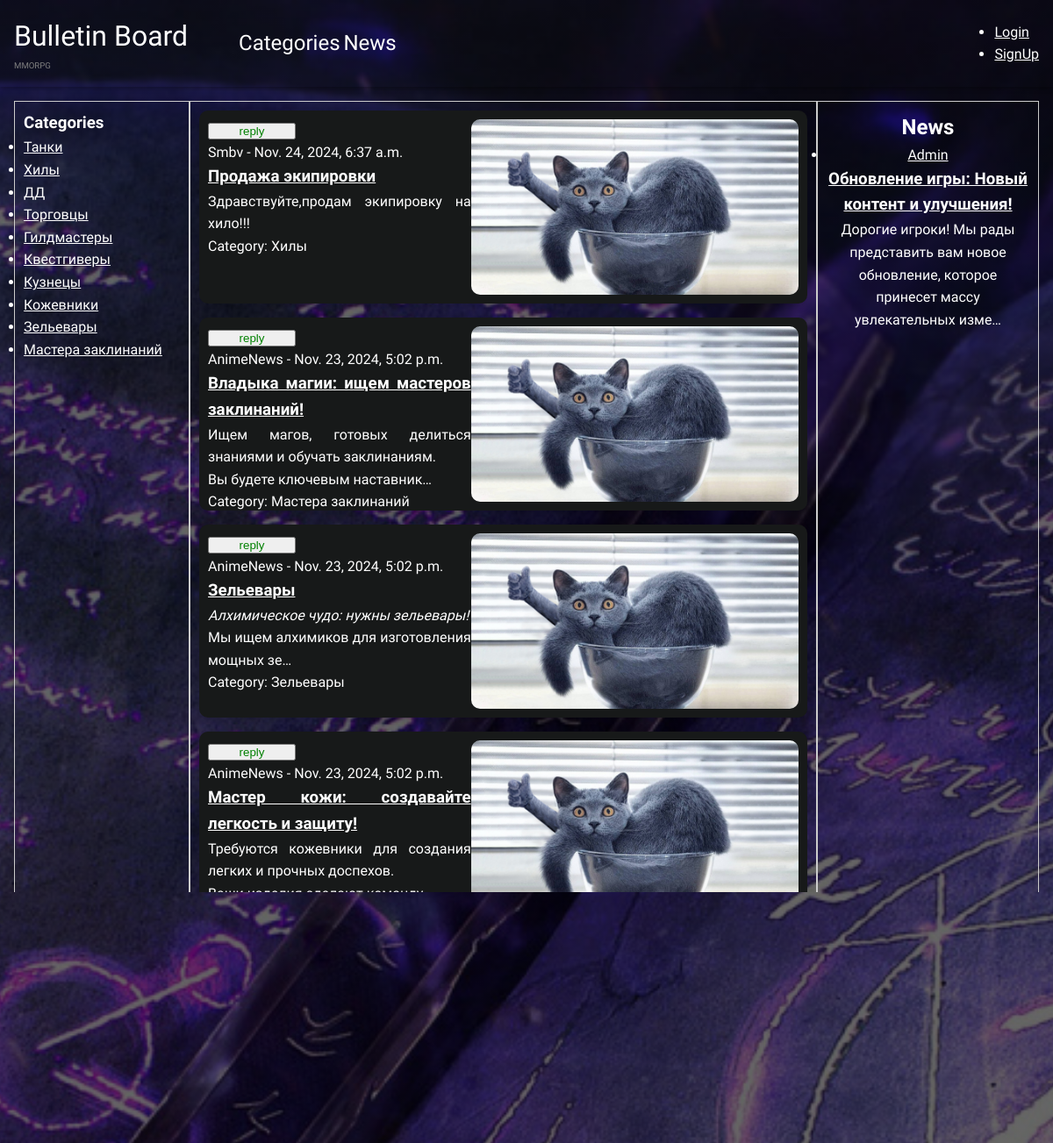
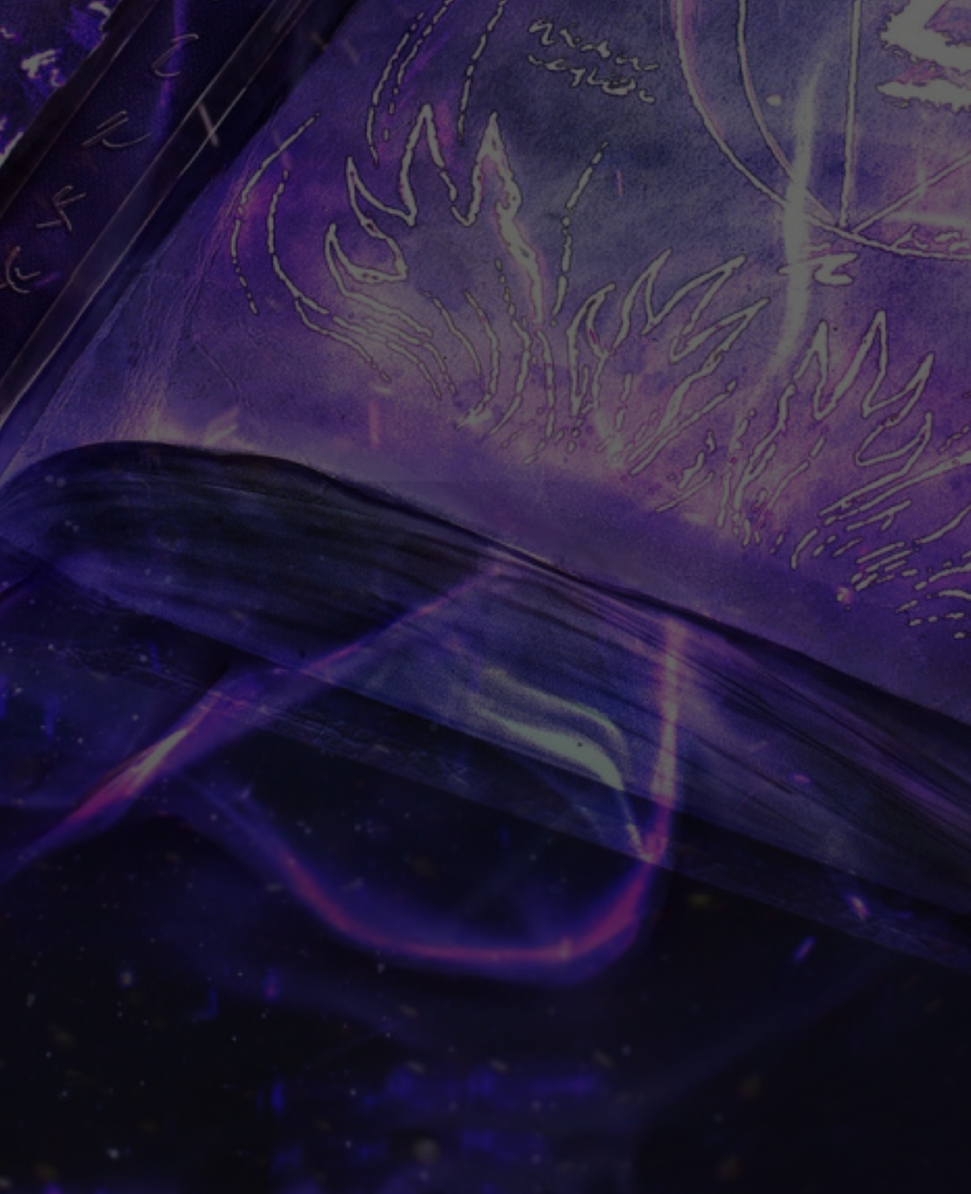
The page / on the database its author committed (2 pictures, top to bottom).
### board/models.py (models this page shows, shortened)
class Category(models.Model):
    class Meta:
        verbose_name = 'Category'
        verbose_name_plural = 'Categories'
    name = models.CharField(max_length=150)
    slug = models.SlugField(
        max_length=255, unique=True, db_index=True, verbose_name="URL",
        blank=True)
    descriptions = models.TextField(blank=True)
    image = models.ImageField(
        upload_to='categories/images/', null=True, blank=True)
    def __str__(self):
        return f'{self.name}'

class Board(models.Model):
    author = models.ForeignKey(User, on_delete=models.CASCADE)
    title = models.CharField(max_length=150, blank=False)
    text = RichTextUploadingField()
    category = models.ForeignKey('Category',
                                 on_delete=models.CASCADE, blank=False)
    created_date = models.DateTimeField(auto_now_add=True, null=True,
                                        blank=True)
    slug = models.SlugField(
        max_length=255, unique=True, db_index=True, verbose_name="URL",
        blank=True)
    image = models.ImageField(
        upload_to='boards/images/', null=True, blank=True, default='boards/images/default_image.jpg')  # upload to images in board
    video = models.FileField(
        upload_to='boards/videos', null=True, blank=True)   # upload to video in board

class Post(models.Model):
    author = models.ForeignKey(User, on_delete=models.CASCADE)
    title = models.CharField(max_length=150, blank=False)
    text = models.TextField()
    created_date = models.DateTimeField(auto_now_add=True)
    image = models.ImageField(
        upload_to='posts/images/', null=True, blank=True)
    video = models.FileField(
        upload_to='posts/videos', null=True, blank=True)
    slug = models.SlugField(
        max_length=255, unique=True, db_index=True, verbose_name="URL",
        blank=True)

### board/views.py (the view, shortened to what this page needs)
# urls.py: path('', BoardListView.as_view(), name='BoardList'),
class BoardListView(View):
    def get_context_data(self, request):
        boards = Board.objects.all().order_by('-created_date')
        categories = Category.objects.all()
        posts = Post.objects.all()
        user_responses = ResponseBoard.objects.filter(user=request.user).values_list('board_id', flat=True) if request.user.is_authenticated else []
        for board in boards:
            board.has_response = board.id in user_responses
        return {
            'boards': boards,
            'categories': categories,
            'posts': posts
        }
    def get(self, request):
        context = self.get_context_data(request)
        return render(request, 'board/index.html', context)

### templates/board/index.html (shortened to what this page needs)
{% extends 'default.html' %}
{% load i18n %}
{% block side-left %}
    <section>
        <h1>{% trans 'Categories' %}</h1>
    </section>
    <section>
        <ul class="categories">
        {% for category in categories %}
            <li class="category">
                <a href="#">{{category.name}}</a>
            </li>
        {% endfor %}
        </ul>
    </section>
{% endblock side-left %}
{% block content %}
    {% for board in boards %}
        <article class="card_board">
            <section class="card-left">
            <button>{% trans 'reply' %}</button><br>
            <span class="card_author">
                {{ board.author }} - {{ board.created_date }}
            </span>
            <h1 class="card_title">
                <a href="{% url 'BoardDetail' board.pk board.slug %}">{{board.title}}</a>
            </h1>
            <p class="title_description">
                {{board.text|truncatechars:100|safe}}
            </p>
            <span>{% trans 'Category' %}: {{ board.category }}</span>
            </section>
        {% if board.image %}
            <section class="card-right">
            <img src="{{ board.image.url }}" alt="Board Image">
            </section>
        {% endif %}
        </article >
    {% endfor %}
{% endblock content %}
{% block side-right %}
    <section>
        <h1>{% trans 'News' %}</h1>
    </section>
    <section class="posts">
        <ul>
        {% for post in posts %}
            <li>
                <a href="#">{{ post.author }}</a>
                <h3><a href="#">{{ post.title }}</a></h3>
                <p>{{ post.text|truncatechars:100 }}</p>
            </li>
        {% endfor %}
        </ul>
    </section>
{% endblock side-right %}

### static/css/styles.css (style rules this page uses)
* { margin: 0; padding: 0; box-sizing: border-box; color: #fff; }
body { height: 100%; font-family: "Philosopher", sans-serif; font-weight: 400; font-style: normal; line-height: 1.6; background: linear-gradient(rgba(0, 0, 0, 0.6), rgba(0, 0, 0, 0.6)), url('/media/images/background/book-dark-magic-kniga-magiia-tiomnaia-magiia-runy.jpg') center / cover no-repeat; background-color: #000; background-size: cover; background-attachment: fixed; }
.card_board { display: flex; justify-content: space-between; background-color: #171919; border-radius: 10px; box-shadow: 0 4px 8px rgba(0, 0, 0, 0.1); width: 100%; box-sizing: border-box; height: auto; max-height: 220px; padding: 10px 10px; text-align: justify; }
.card-left { flex: 3; }
.card-left button { color:green; width: 100%; max-width: 100px; }
.card-right { flex: none; }
.title_description { color:yellow }
.card_board img, .card_board video { max-width: 100%; max-height: 200px; border-radius: 10px; }

### rows shown on the page
Category: name "Танки"
Category: name "Хилы"
Category: name "ДД"
Category: name "Торговцы"
Category: name "Гилдмастеры"
Category: name "Квестгиверы"
Category: name "Кузнецы"
Category: name "Кожевники"
Category: name "Зельевары"
Category: name "Мастера заклинаний"
Board: author "Smbv", created_date "Nov. 24, 2024, 6:37 a.m.", title "Продажа экипировки", text "Здравствуйте,продам экипировку на хило!!!", category "Хилы", image (placeholder picture)
Board: author "AnimeNews", created_date "Nov. 23, 2024, 5:02 p.m.", title "Владыка магии: ищем мастеров заклинаний!", text "Ищем магов, готовых делиться знаниями и обучать заклинаниям. Вы будете ключевым наставник…", category "Мастера заклинаний", image (placeholder picture)
Board: author "AnimeNews", created_date "Nov. 23, 2024, 5:02 p.m.", title "Зельевары", text "Алхимическое чудо: нужны зельевары! Мы ищем алхимиков для изготовления мощных зе…", category "Зельевары", image (placeholder picture)
Board: author "AnimeNews", created_date "Nov. 23, 2024, 5:02 p.m.", title "Мастер кожи: создавайте легкость и защиту!", text "Требуются кожевники для создания легких и прочных доспехов. Ваши изделия сделают команду …", category "Кожевники", image (placeholder picture)
Board: author "AnimeNews", created_date "Nov. 23, 2024, 5:01 p.m.", title "Клинок и броня: ищем кузнецов!", text "Гильдия нуждается в умелых кузнецах для создания топовой экипировки.", image (placeholder picture)
Board: author "Admin", created_date "Nov. 23, 2024, 5 p.m.", title "Раздающий судьбы: стань квестгивером!", text "Нужны квестгиверы, способные вдохновлять игроков на приключения. Ваш…", category "Квестгиверы", image (placeholder picture)
Board: author "Admin", created_date "Nov. 23, 2024, 4:57 p.m.", title "Лидер легенд: стань гилдмастером!", text "Мы ищем лидеров, готовых возглавить группы в сложных рейдах. Ваши умения в организации ст…", category "Гилдмастеры", image (placeholder picture)
Board: author "Admin", created_date "Nov. 23, 2024, 4:48 p.m.", title "Путь золота: нужны искусные торговцы!", text "Гильдия нуждается в торговцах, знающих, как заработать состояние.", image (placeholder picture)
Board: created_date "Nov. 23, 2024, 4:48 p.m.", title "Мастер урона: сила в ваших руках!", text "Мы ищем ДД, готовых наносить максимальный урон по врагам.", category "ДД", image (placeholder picture)
Board: created_date "Nov. 23, 2024, 4:47 p.m.", title "Целительские руки: спасите нашу команду!", text "Ищем сильных хилов, способных поддерживать команду в напр…", image (picture)
Board: created_date "Nov. 23, 2024, 4:45 p.m.", title "Заслон от смерти: ищем танков!", text "Требуются опытные танки для прохождения сложных рейдов и подземелий.", image (picture)
Post: author "Admin", title "Обновление игры: Новый контент и улучшения!", text "Дорогие игроки! Мы рады представить вам новое обновление, которое принесет массу увлекательных изме…"
